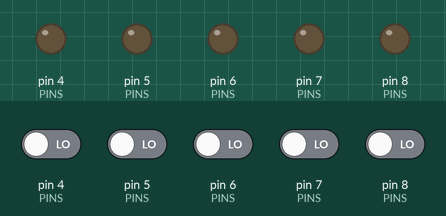
This sketch was run on a simulated Arduino Uno, built with avr-gcc and run on an emulated ATmega328P. Shown: output pins drawn as LEDs (lit = HIGH). The test bench sets the inputs (shaded band); at power-on: pin 4 (PINS), pin 5 (PINS), pin 6 (PINS), pin 7 (PINS), pin 8 (PINS) LOW. What the sketch prints to the serial monitor is not drawn.

Above: at 0.1 s.
Timing chart, 0 to 2.6 s (numbered marks = the images above):
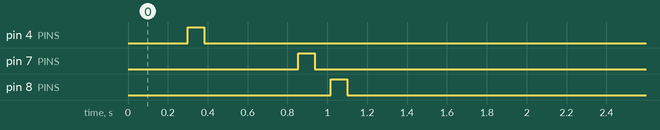

The sketch:

pin567_check.ino
```cpp
/*
  Drive each of digital pins 5, 6, and 7 high and low, then read the pin
  back. A stuck pin cannot follow the order it was given.

  Then ask pins 5 and 6 for a half-on pulse and count both levels. Pin 7
  has no pulse hardware, so the same request must leave it sitting on.

  Pseudocode
    for pin in 5, 6, 7:
        drive high, read back
        drive low, read back
        let go, turn on the weak pull-up, read back
    for pin in 5, 6:
        request half-on pulse, sample, count high and low
        request fully off, sample, count high
    for pin 7:
        request half-on, sample, expect it to stay high
    release every pin
*/

const uint8_t PINS[] = {4, 5, 6, 7, 8};
const unsigned SAMPLE_LOOPS = 20000;
//This code defines a constant array of pin numbers and a constant for the number of sample loops. It's not a universal C++ preamble, but common in Arduino sketches to make pin configurations and loop counts easy to reference and change.

void releasePins() {
  for (uint8_t pin : PINS) {
    pinMode(pin, INPUT);
  }
}

unsigned countHigh(uint8_t pin) {
  unsigned highs = 0;
  for (unsigned i = 0; i < SAMPLE_LOOPS; ++i) {
    if (digitalRead(pin)) {
      ++highs;
    }
  }
  return highs;
}

void reportLevel(uint8_t pin, const char *name, int reading) {
  Serial.print("PIN");
  Serial.print(pin);
  Serial.print(name);
  Serial.println(reading ? 1 : 0);
}

void setup() {
  Serial.begin(115200);
  delay(250);

  for (uint8_t pin : PINS) {
    pinMode(pin, OUTPUT);
    digitalWrite(pin, HIGH);
    delay(2);
    reportLevel(pin, "_OUT_HIGH=", digitalRead(pin));

    digitalWrite(pin, LOW);
    delay(2);
    reportLevel(pin, "_OUT_LOW=", digitalRead(pin));

    pinMode(pin, INPUT_PULLUP);
    delay(5);
    reportLevel(pin, "_PULLUP=", digitalRead(pin));
    pinMode(pin, INPUT);
  }

  for (uint8_t pin : PINS) {
    analogWrite(pin, 128);
    delay(5);
    unsigned highs = countHigh(pin);
    Serial.print("PIN");
    Serial.print(pin);
    Serial.print("_HALF_HIGHS=");
    Serial.print(highs);
    Serial.print("/");
    Serial.println(SAMPLE_LOOPS);

    analogWrite(pin, 0);
    delay(5);
    highs = countHigh(pin);
    Serial.print("PIN");
    Serial.print(pin);
    Serial.print("_OFF_HIGHS=");
    Serial.print(highs);
    Serial.print("/");
    Serial.println(SAMPLE_LOOPS);
  }

  releasePins();
  Serial.println("DONE");
}

void loop() {}
```
